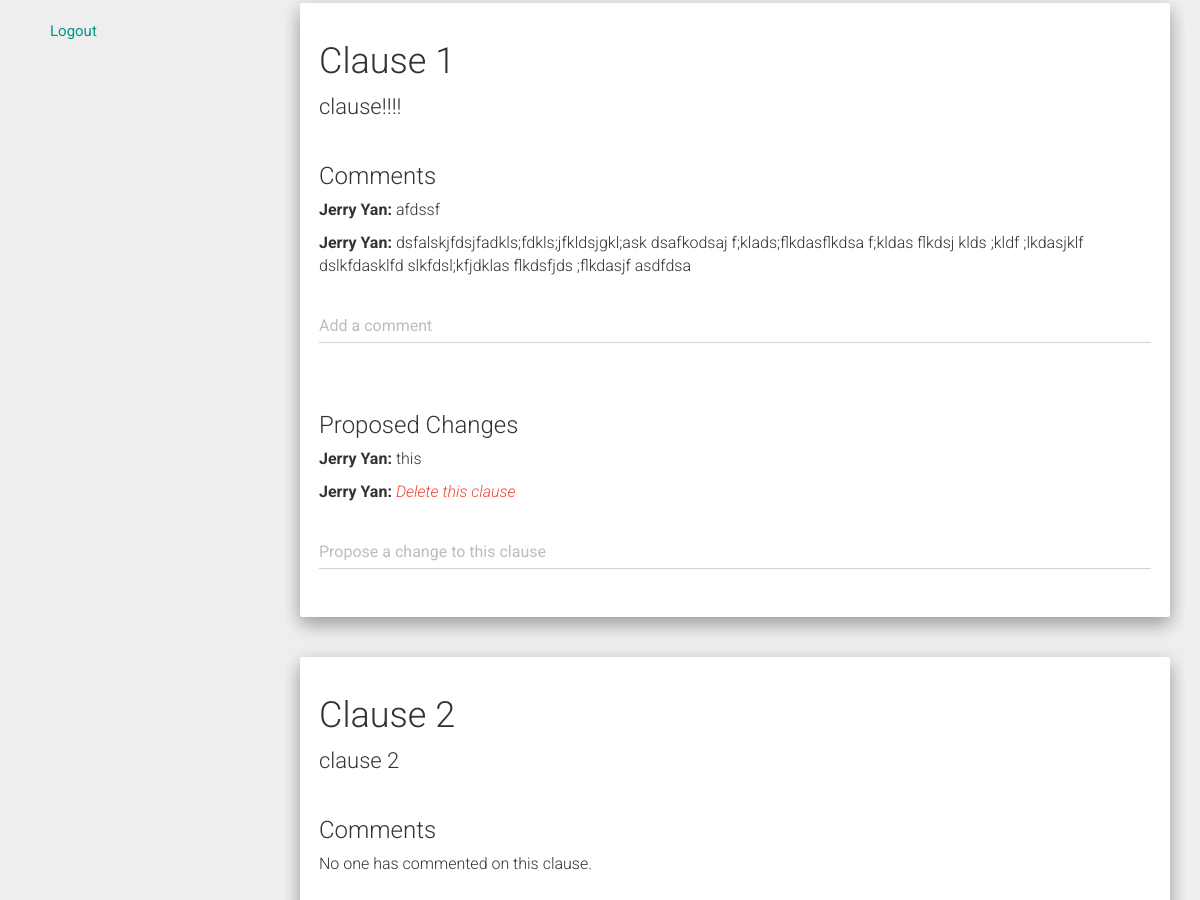
Page /view_petition/3/ (signed in, middle part) on the earlier database version.
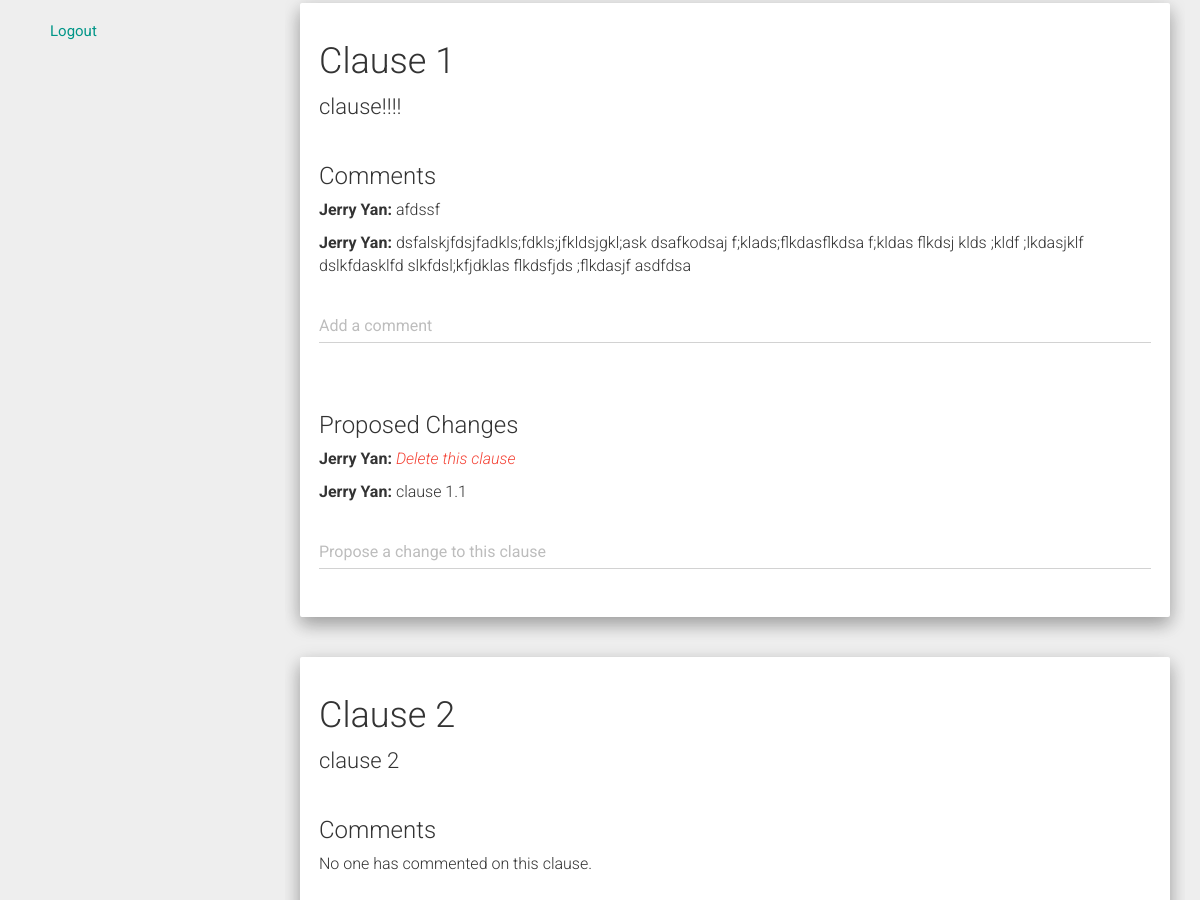
Same page on the later database version.
### VoxPomona/models.py (models this page shows, shortened)
class Clause(models.Model):
    clauseID = models.AutoField(primary_key=True)
    petitionID = models.ForeignKey(Petition, on_delete=models.CASCADE)
    index = models.IntegerField()
    content = models.CharField(max_length=500, default='New Clause')
    time = models.DateTimeField(auto_now_add=True) #what does the bool do?!
    def has_comments(self):
        if Comment.objects.filter(clauseID=self.clauseID):
            return True
        else:
            return False
    def has_changes(self):
        if Change.objects.filter(clauseID=self.clauseID):
            return True
        else:
            return False

class Comment(models.Model):
    userID = models.ForeignKey(UserInfo, to_field = 'email', on_delete=models.CASCADE)
    clauseID = models.ForeignKey(Clause, to_field = 'clauseID', on_delete=models.CASCADE)
    commentID = models.AutoField(primary_key = True)
    content = models.TextField()
    time = models.DateTimeField(auto_now_add=True, blank=True)
    def get_name(self):
        return UserInfo.objects.get(email=self.userID).name

class UserInfo(models.Model):
    email = models.EmailField(max_length = 100, unique = True)
    name = models.CharField(max_length = 100)
    USER_TYPE = (('STU','Student'), ('STA','Staff'),('FAC','Faculty'))
    user_type = models.CharField(max_length = 3, choices = USER_TYPE, default = 'STU')
    user = models.OneToOneField(settings.AUTH_USER_MODEL, related_name = "UserInfo", on_delete = models.CASCADE)
    def __str__(self):
        return (self.email)

class Change(models.Model):
    userID = models.ForeignKey(UserInfo, to_field = 'email', on_delete=models.CASCADE)
    clauseID = models.ForeignKey(Clause, to_field = 'clauseID', on_delete=models.CASCADE)
    changeID = models.AutoField(primary_key = True)
    content = models.CharField(max_length=500, default='New Change')
    def get_name(self):
        return UserInfo.objects.get(email=self.userID).name

### VoxPomona/views.py (the view, shortened to what this page needs)
# urls.py: url(r'^view_petition/([0-9]+)/$', views.view_petition_view, name='view_petition'),
@login_required
def view_petition_view(request,pid):
    user_info = request.user.UserInfo
    this_petition = Petition.objects.get(petitionID=pid)
    pet_clauses = Clause.objects.filter(petitionID=this_petition).order_by('index')
    user_type = request.user.UserInfo.user_type
    if user_type == 'STU':
        user_perm = this_petition.stu_permission
    elif user_type =='FAC':
        user_perm = this_petition.faculty_permission
    else:
        user_perm = this_petition.staff_permission
    sign_status = Sign.objects.filter(userID=user_info, petitionID=this_petition).exists()
    is_owner = this_petition.userID == user_info
    change_list = []
    comment_list = []
    for clause in pet_clauses:
        currCo = list(Comment.objects.filter(clauseID=clause.clauseID).order_by('time'))
        currCh = list(Change.objects.filter(clauseID=clause.clauseID))
        comment_list.extend(currCo)
        change_list.extend(currCh)
    if (request.GET.get('delete_btn')):
        Sign.objects.filter(petitionID=this_petition).delete()
        this_petition.delete()
        return redirect('/home')
    petDict = {
       'petition' : this_petition, \
       'clauses' : pet_clauses, \
       'user_perm' : int(user_perm), \
       'sign_status': sign_status, \
       'is_owner' : is_owner, \
       'comments' : comment_list, \
       'changes' : change_list
    }
    return render(request,'view_petition.html',petDict)

### VoxPomona/models.py (called while the page is built)
    def get_creator_name(self):
        creator = self.userID
        user = UserInfo.objects.get(email=creator)
        return user.name

    def get_signatures(self):
        return Sign.objects.filter(petitionID=self.petitionID)

    def get_name(self):
        return UserInfo.objects.get(email=self.userID).name

### VoxPomona/templates/view_petition.html (shortened to what this page needs)
{% extends 'base.html' %}
{% load staticfiles %}
{% block content %}
<nav class="col-xs-3 menu">
  <ul>
    <a href="/logout/"><li class="withripple">Logout</li></a>
  </ul>
</nav>
<div class="pages col-xs-9">
  <br />
  {% for cl in clauses %}
    <div class="well">
      <h1>Clause {{ forloop.counter }}</h1>
      <span class="pet_content">{{ cl.content }}</span>
      <br /> <br />
      <h3>Comments</h3>
      {% if cl.has_comments %}
        {% for c in comments %}
          {% if c.clauseID.clauseID == cl.clauseID %}
            <p>
            <b>{{ c.get_name }}: </b>{{ c.content }}
            </p>
          {% endif %}
        {% endfor %}
      {% else %}
        <p>No one has commented on this clause.</p>
      {% endif %}
      {% if user_perm > 2 %}
        <form action="/add_comment" method="POST">
          <div class="form-group label-floating">
            <label class="control-label" for="focusedInput1">Add a comment</label>
            <input class="form-control" name="content" required="required">
          </div>
        </form>
      {% endif %}
      <br />
      <h3>Proposed Changes</h3>
      {% if cl.has_changes %}
        {% for c in changes %}
          {% if c.clauseID.clauseID == cl.clauseID %}
            <p><b>{{ c.get_name }}: </b>
            {% if c.content|length > 0 %}
              {{ c.content }}
            {% else %}
              <em><span class="text-danger">Delete this clause</span></em>
            {% endif %}
            </p>
          {% endif %}
        {% endfor %}
      {% else %}
        <p>No one has proposed any changes to this clause.</p>
      {% endif %}
      {% if user_perm > 3 %}
        <form action="/add_change" method="POST">
          <div class="form-group label-floating">
            <label class="control-label" for="focusedInput1">Propose a change to this clause</label>
            <input class="form-control" name="content">
          </div>
        </form>
      {% endif %}
    </div>
    <br />
  {% endfor %}
</div>
{% endblock %}

Differences in the rows shown:
removed Change: get_name "Jerry Yan", content "this", shown under Clause "clause!!!!"
added Change: get_name "Jerry Yan", content "clause 1.1", shown under Clause "clause!!!!"
